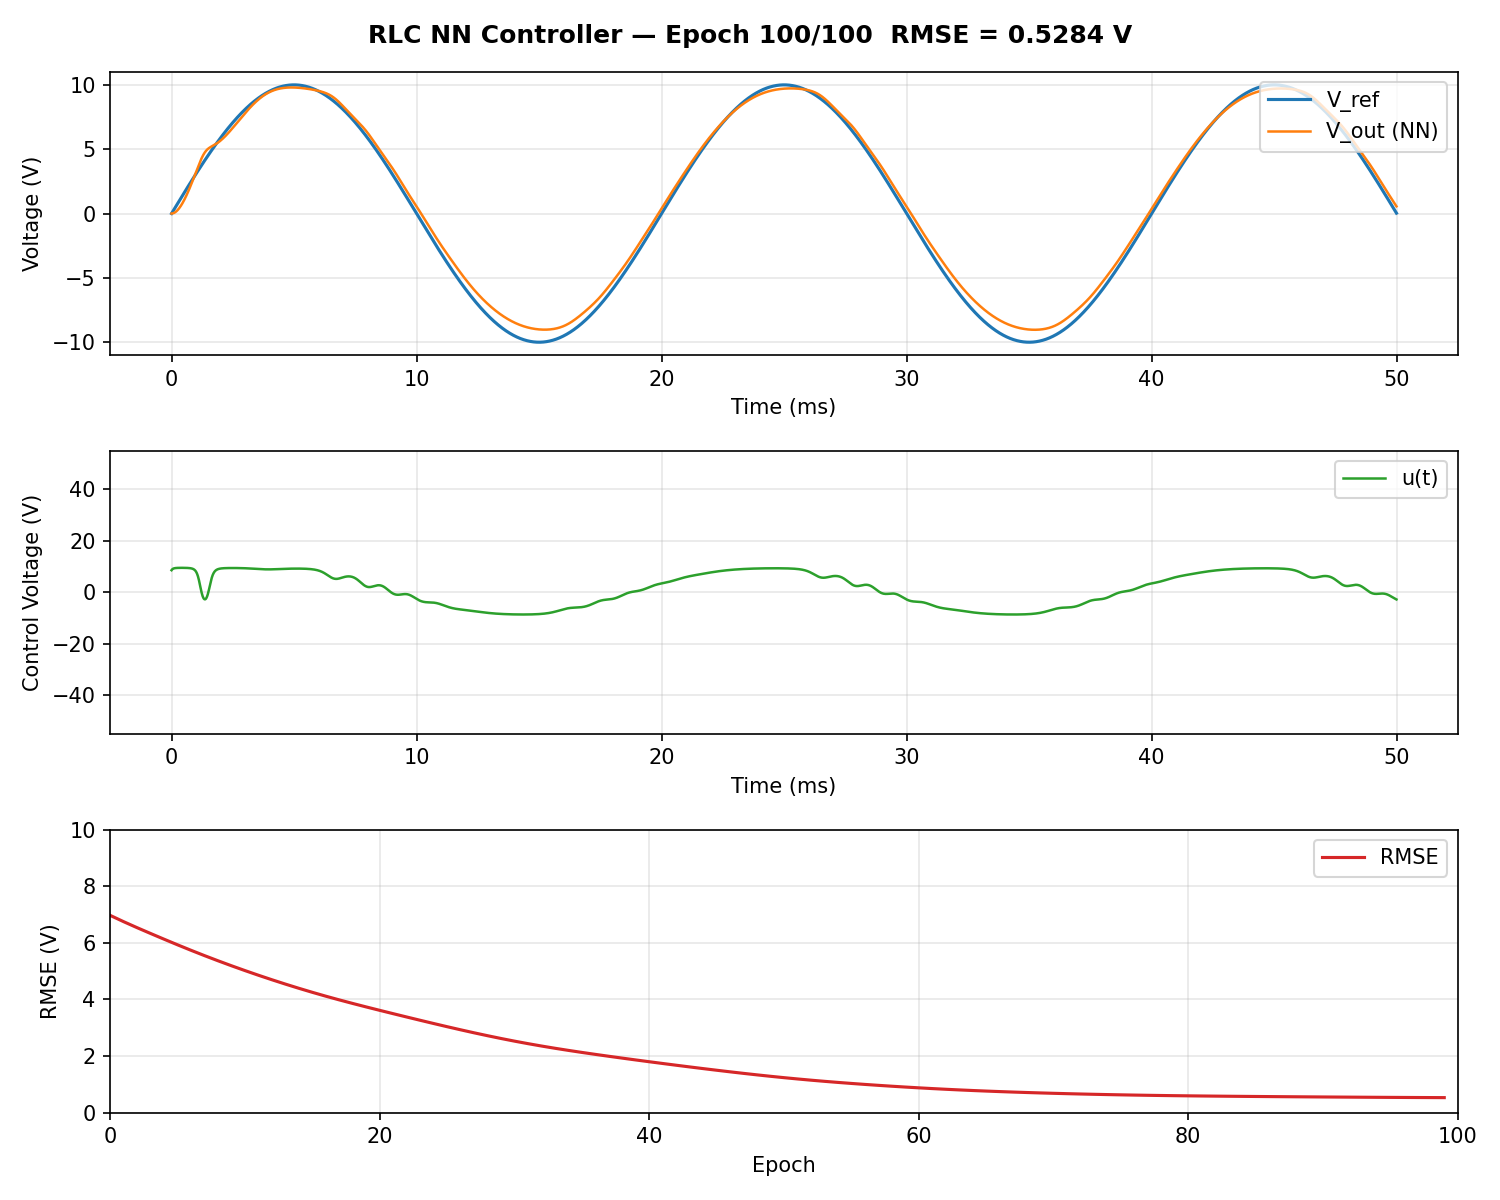

This chart was generated by the following Python code:


"""
===============================================================================
RLC Digital Twin — Neural Network Controller with Live Training Dashboard
===============================================================================
Author: Paul / Vector Simulation Framework
Date: 2026-02-23
Version: 1.3

-------------------------------------------------------------------------------
PURPOSE
-------------------------------------------------------------------------------
Trains a small neural network (NN) to control the output voltage of an RLC
circuit digital twin (FMU), tracking a sinusoidal reference V_ref.

A real-time dashboard shows progress during training:
  - Top:    V_ref vs V_out
  - Middle: Applied control voltage u(t)
  - Bottom: Tracking RMSE over epochs

-------------------------------------------------------------------------------
HOW THE LEARNING WORKS
-------------------------------------------------------------------------------
The NN receives two inputs at each timestep:
  - Instantaneous error   e(t)  = V_ref(t) - V_out(t)
  - Integrated error    ∫e(t)dt  (like the I-term of a PI controller)

It outputs a control voltage u(t), which is fed into the FMU plant.

Because the FMU is a black box (no PyTorch-differentiable internals), we use
a SURROGATE GRADIENT: instead of backpropagating through the plant, we treat
the NN output u(t) as if it were the plant output and ask the NN to minimise
the error between u(t) and V_ref(t).

This is a simplification — the NN learns to produce control signals that
*look like* V_ref, which in practice drives the plant output toward V_ref
because the plant gain is approximately 1 in the passband.

For a proper differentiable approach you would need either:
  - A learned surrogate model of the plant (e.g. another NN), or
  - Adjoint/finite-difference gradients through the FMU.

-------------------------------------------------------------------------------
PARAMETERS
-------------------------------------------------------------------------------
  R = 10 Ω,  L = 10 mH,  C = 100 µF
  V_ref: 10 V sine at 50 Hz
  dt = 10 µs,  window = 50 ms,  epochs = 100
  NN: 2 → 16 → 16 → 1,  Tanh activations,  Adam lr = 0.01
===============================================================================
"""

import numpy as np
import matplotlib.pyplot as plt
import torch
import torch.nn as nn
import torch.optim as optim
from pathlib import Path
import os, sys

# ── Path setup ────────────────────────────────────────────────────────────────
_HERE = os.path.dirname(os.path.abspath(__file__))
sys.path.insert(0, os.path.abspath(os.path.join(_HERE, '..', '..')))
from embedsim import FMUBlock
from embedsim.core_blocks import VectorSignal

# ── Simulation parameters ─────────────────────────────────────────────────────
VREF_AMPL = 10.0
FREQ      = 50.0
dt        = 1e-5
T_sim     = 0.05          # 50 ms
t_steps   = np.arange(0, T_sim, dt)
N_steps   = len(t_steps)
epochs    = 100

# ── FMU plant ─────────────────────────────────────────────────────────────────
FMU_PATH = Path(_HERE) / "modelica" / "RLC_Sine_DigitalTwin_OM.fmu"
if not FMU_PATH.exists():
    raise FileNotFoundError(f"FMU not found at: {FMU_PATH}")

plant_fmu = FMUBlock(
    name="RLC_plant",
    fmu_path=FMU_PATH,
    input_names=["Vcontrol_python"],
    output_names=["Vout"],
    parameters={
        "R": 10.0, "L": 10e-3, "C": 100e-6,
        "Vref_ampl": VREF_AMPL, "freq": FREQ,
        "usePythonControl": 1.0,
    },
)

# ── Reference signal ──────────────────────────────────────────────────────────
ref_signal = VREF_AMPL * np.sin(2 * np.pi * FREQ * t_steps)

# ── Neural Network Controller ─────────────────────────────────────────────────
class NNController(nn.Module):
    """
    Inputs:  [e(t), integral_e(t)]  — error and its integral
    Output:  u(t)                   — control voltage
    """
    def __init__(self):
        super().__init__()
        self.net = nn.Sequential(
            nn.Linear(2, 16), nn.Tanh(),
            nn.Linear(16, 16), nn.Tanh(),
            nn.Linear(16, 1)
        )

    def forward(self, x):
        return self.net(x)

controller = NNController()
optimizer  = optim.Adam(controller.parameters(), lr=0.01)
loss_fn    = nn.MSELoss()

# ── Live dashboard setup ──────────────────────────────────────────────────────
plt.ion()
fig = plt.figure(figsize=(10, 8))
fig.suptitle("RLC Digital Twin — NN Controller Training", fontsize=13, fontweight='bold')

ax1 = fig.add_subplot(3, 1, 1)
ax2 = fig.add_subplot(3, 1, 2)
ax3 = fig.add_subplot(3, 1, 3)   # separate x-axis (epoch), no sharex

t_ms = t_steps * 1e3

line_ref, = ax1.plot(t_ms, ref_signal, label="V_ref", color="tab:blue", lw=1.5)
line_out, = ax1.plot(t_ms, np.zeros_like(t_ms), label="V_out (NN)", color="tab:orange", lw=1.2)
ax1.set_ylabel("Voltage (V)")
ax1.set_xlabel("Time (ms)")
ax1.legend(loc="upper right")
ax1.grid(alpha=0.3)

line_u, = ax2.plot(t_ms, np.zeros_like(t_ms), label="u(t)", color="tab:green", lw=1.2)
ax2.set_ylabel("Control Voltage (V)")
ax2.set_xlabel("Time (ms)")
ax2.set_ylim([-55, 55])
ax2.legend(loc="upper right")
ax2.grid(alpha=0.3)

rmse_history = []
line_rmse, = ax3.plot([], [], label="RMSE", color="tab:red", lw=1.5)
ax3.set_ylabel("RMSE (V)")
ax3.set_xlabel("Epoch")
ax3.set_ylim([0, VREF_AMPL])
ax3.legend(loc="upper right")
ax3.grid(alpha=0.3)

plt.tight_layout()
plt.show()

# ── Training loop ─────────────────────────────────────────────────────────────
for epoch in range(epochs):
    plant_fmu.reset()
    y_out      = np.zeros(N_steps)
    u_out      = np.zeros(N_steps)
    integ      = 0.0
    prev_y     = 0.0
    loss_accum = torch.tensor(0.0)

    optimizer.zero_grad()

    for k in range(N_steps):
        err    = ref_signal[k] - prev_y
        integ += err * dt

        nn_in  = torch.tensor([err, integ], dtype=torch.float32)
        u      = controller(nn_in)
        u_clip = torch.clamp(u, -50.0, 50.0)

        prev_y = float(plant_fmu.compute(k * dt, dt,
                       [VectorSignal([u_clip.item()], "ctrl")]).value[0])
        y_out[k] = prev_y
        u_out[k] = u_clip.item()

        # Surrogate loss: ask NN to produce u ≈ V_ref
        # (drives plant output toward V_ref since plant gain ≈ 1 in passband)
        target     = torch.tensor(ref_signal[k], dtype=torch.float32)
        loss_accum = loss_accum + loss_fn(u_clip.squeeze(), target)

    loss_mean = loss_accum / N_steps
    loss_mean.backward()
    optimizer.step()

    # True RMSE from actual plant output (for monitoring)
    rmse = float(np.sqrt(np.mean((y_out - ref_signal) ** 2)))
    rmse_history.append(rmse)

    # Dashboard update every 5 epochs
    if (epoch + 1) % 5 == 0 or epoch == 0:
        line_out.set_ydata(y_out)
        line_u.set_ydata(u_out)
        line_rmse.set_xdata(np.arange(len(rmse_history)))
        line_rmse.set_ydata(rmse_history)
        ax3.set_xlim([0, max(1, len(rmse_history))])
        ax3.relim()
        ax3.autoscale_view(scalex=False)
        fig.suptitle(f"RLC NN Controller — Epoch {epoch+1}/{epochs}  "
                     f"RMSE = {rmse:.4f} V", fontsize=12, fontweight='bold')
        plt.pause(0.01)

    if (epoch + 1) % 10 == 0:
        print(f"Epoch {epoch+1:>4}/{epochs}   RMSE = {rmse:.5f} V")

plt.ioff()
plt.tight_layout()
plt.savefig("rlc_fmu_nn_training_animation.png", dpi=150)
plt.show()
print("Plot saved")